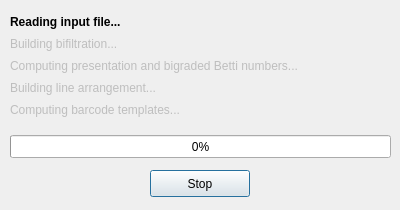
<?xml version="1.0" encoding="UTF-8"?>
<ui version="4.0">
 <class>ProgressDialog</class>
 <widget class="QDialog" name="ProgressDialog">
  <property name="windowModality">
   <enum>Qt::NonModal</enum>
  </property>
  <property name="enabled">
   <bool>true</bool>
  </property>
  <property name="geometry">
   <rect>
    <x>0</x>
    <y>0</y>
    <width>400</width>
    <height>210</height>
   </rect>
  </property>
  <property name="sizePolicy">
   <sizepolicy hsizetype="Fixed" vsizetype="Fixed">
    <horstretch>0</horstretch>
    <verstretch>0</verstretch>
   </sizepolicy>
  </property>
  <property name="minimumSize">
   <size>
    <width>400</width>
    <height>210</height>
   </size>
  </property>
  <property name="maximumSize">
   <size>
    <width>400</width>
    <height>210</height>
   </size>
  </property>
  <property name="windowTitle">
   <string>RIVET: Computation in Progress</string>
  </property>
  <property name="autoFillBackground">
   <bool>true</bool>
  </property>
  <widget class="QPushButton" name="stopButton">
   <property name="geometry">
    <rect>
     <x>150</x>
     <y>170</y>
     <width>100</width>
     <height>27</height>
    </rect>
   </property>
   <property name="text">
    <string>Stop</string>
   </property>
  </widget>
  <widget class="QProgressBar" name="progressBar">
   <property name="geometry">
    <rect>
     <x>10</x>
     <y>135</y>
     <width>381</width>
     <height>23</height>
    </rect>
   </property>
   <property name="value">
    <number>0</number>
   </property>
  </widget>
  <widget class="QLabel" name="step1description">
   <property name="geometry">
    <rect>
     <x>10</x>
     <y>15</y>
     <width>371</width>
     <height>21</height>
    </rect>
   </property>
   <property name="font">
    <font>
     <weight>75</weight>
     <bold>true</bold>
    </font>
   </property>
   <property name="text">
    <string>Reading input file...</string>
   </property>
   <property name="alignment">
    <set>Qt::AlignLeading|Qt::AlignLeft|Qt::AlignTop</set>
   </property>
  </widget>
  <widget class="QLabel" name="step2description">
   <property name="enabled">
    <bool>false</bool>
   </property>
   <property name="geometry">
    <rect>
     <x>10</x>
     <y>37</y>
     <width>371</width>
     <height>21</height>
    </rect>
   </property>
   <property name="text">
    <string>Building bifiltration...</string>
   </property>
   <property name="alignment">
    <set>Qt::AlignLeading|Qt::AlignLeft|Qt::AlignTop</set>
   </property>
  </widget>
  <widget class="QLabel" name="step3description">
   <property name="enabled">
    <bool>false</bool>
   </property>
   <property name="geometry">
    <rect>
     <x>10</x>
     <y>59</y>
     <width>371</width>
     <height>21</height>
    </rect>
   </property>
   <property name="text">
    <string>Computing presentation and bigraded Betti numbers...</string>
   </property>
   <property name="alignment">
    <set>Qt::AlignLeading|Qt::AlignLeft|Qt::AlignTop</set>
   </property>
  </widget>
  <widget class="QLabel" name="step4description">
   <property name="enabled">
    <bool>false</bool>
   </property>
   <property name="geometry">
    <rect>
     <x>10</x>
     <y>81</y>
     <width>371</width>
     <height>21</height>
    </rect>
   </property>
   <property name="text">
    <string>Building line arrangement...</string>
   </property>
   <property name="alignment">
    <set>Qt::AlignLeading|Qt::AlignLeft|Qt::AlignTop</set>
   </property>
  </widget>
  <widget class="QLabel" name="step5description">
   <property name="enabled">
    <bool>false</bool>
   </property>
   <property name="geometry">
    <rect>
     <x>10</x>
     <y>103</y>
     <width>371</width>
     <height>21</height>
    </rect>
   </property>
   <property name="text">
    <string>Computing barcode templates...</string>
   </property>
   <property name="alignment">
    <set>Qt::AlignLeading|Qt::AlignLeft|Qt::AlignTop</set>
   </property>
  </widget>
 </widget>
 <resources/>
 <connections/>
</ui>
